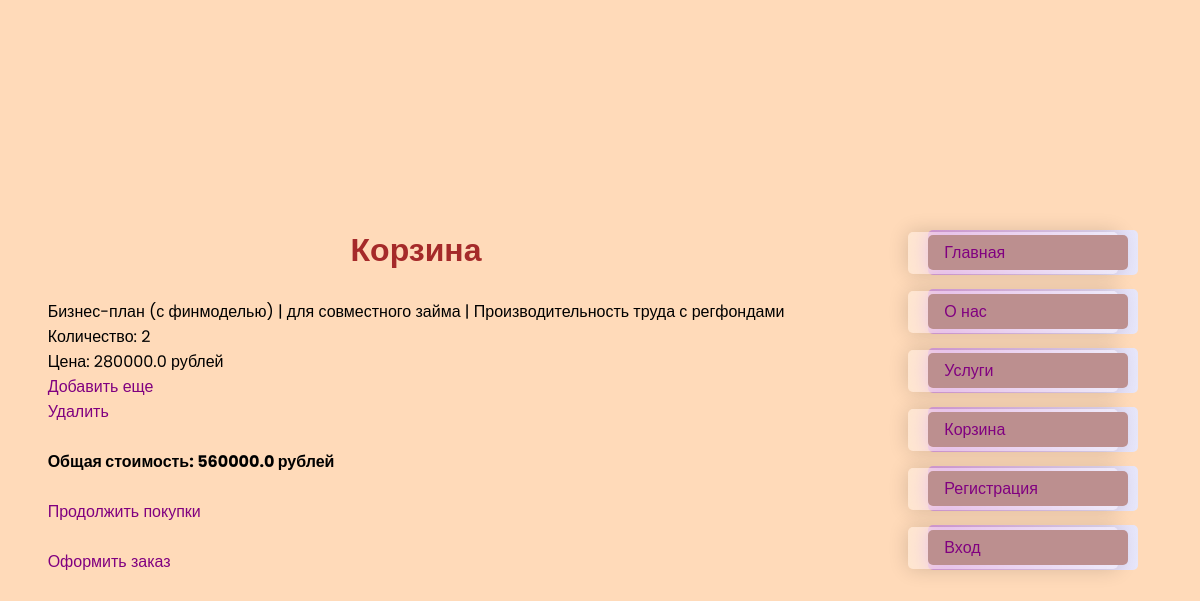
/cart/ (signed in), run on an earlier commit of the app's database.
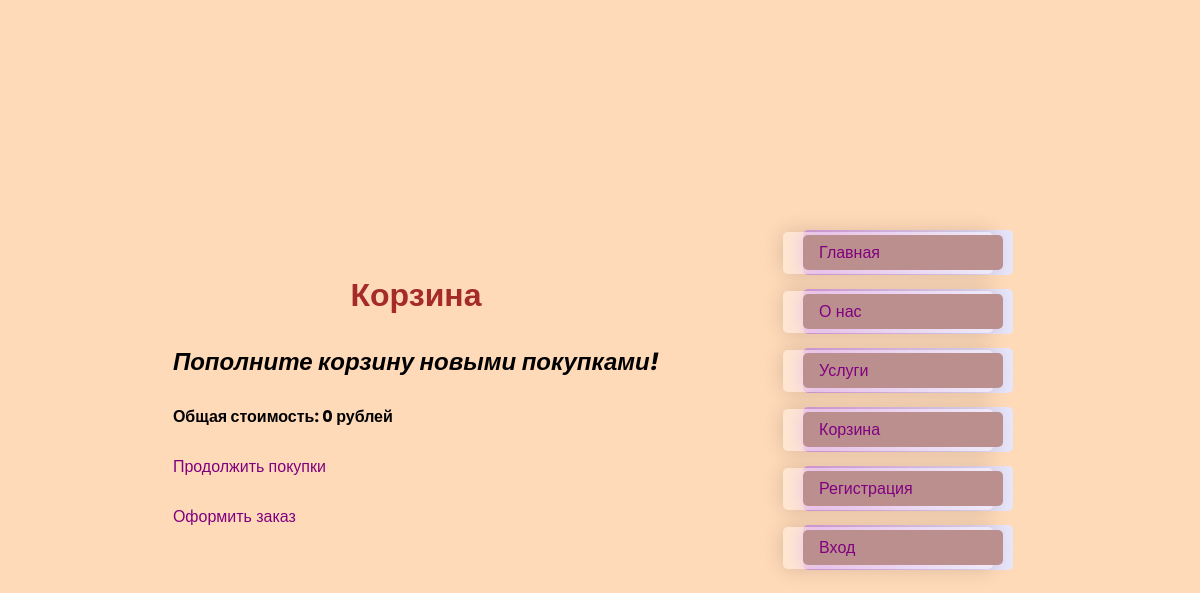
And on a later commit of the database.
### financial_analyst/models.py (models this page shows, shortened)
class CartItem(models.Model):
    service = models.ForeignKey(Service, on_delete=models.CASCADE)
    quantity = models.PositiveIntegerField(default=0)
    user = models.ForeignKey(User, on_delete=models.CASCADE)
    date_added = models.DateTimeField(auto_now_add=True)

class Service(models.Model):
    TYPES_CHOICES = [
        ('для регионального займа', 'для регионального займа'),
        ('для совместного займа', 'для совместного займа'),
    ]
    PROGRAMS_CHOICES = [
        ('Проекты развития с регфондами', 'Проекты развития с регфондами'),
        ('Комплектующие изделия с регфондами', 'Комплектующие изделия с регфондами'),
        ('Производительность труда с регфондами', 'Производительность труда с регфондами'),
        ('Проекты лесной промышленности с регфондами', 'Проекты лесной промышленности с регфондами'),
        ('Региональные проекты развития', 'Региональные проекты развития'),
    ]
    title = models.CharField(max_length=50, verbose_name='Услуга')
    type = models.CharField(max_length=100,choices=TYPES_CHOICES, verbose_name='Вид займа')
    program = models.CharField(max_length=100,choices=PROGRAMS_CHOICES, verbose_name='Программа займа')
    cost = models.DecimalField(max_digits=9, decimal_places=1, verbose_name='Цена услуги')
    class Meta:
        verbose_name = 'Услуга'
        verbose_name_plural = 'Услуги'

### financial_analyst/views.py (the view)
# urls.py: path('cart/', cart),
@login_required
def cart(request):
    cart_items = CartItem.objects.filter(user=request.user)
    total_cost = sum(item.service.cost * item.quantity for item in cart_items)
    context = {
        'cart_items': cart_items,
        'total_cost': total_cost
    }
    return render(request, 'cart.html', context)

### templates/cart.html (shortened to what this page needs)
<!DOCTYPE html>
<html lang="en">
{% extends 'base_for.html' %}
        {% block content %}
        <h1>Корзина</h1>
        <br>
            {% for item in cart_items %}
                <p>{{ item.service.title }} | {{ item.service.type }} | {{ item.service.program }}</p>
                <p>Количество: {{item.quantity}}</p>
                <p>Цена: {{ item.service.cost }} рублей</p>
                <a href='{% url "add_yet" item.id %}' style="text-decoration: none;" >Добавить еще</a><br>
                <a href='{% url "remove" item.id %}' style="text-decoration: none;" >Удалить</a><br><br>
            {% empty %}
                <h2><strong><em>Пополните корзину новыми покупками!</em></strong></h2>
                <br>
            {% endfor %}
        <p><b>Общая стоимость: {{total_cost}} рублей</b></p>
        <br>
        <a href="/services" style="text-decoration: none;">Продолжить покупки</a><br><br>
        <a href="https://t.me/karasevaad" style="text-decoration: none;">Оформить заказ</a>
        {% endblock %}
        {% block menu %}
        {{ block.super }}
        {% endblock %}

What changed in the data, as far as the page shows it:
removed CartItem: service "Бизнес-план (с финмоделью)", service.type "для совместного займа", service.program "Производительность труда с регфондами", quantity "2", service.cost "280000.0"
Also different on the page:
{{ total_cost }}: "560000.0" → "0"
text now shown: "Пополните корзину новыми покупками!"
